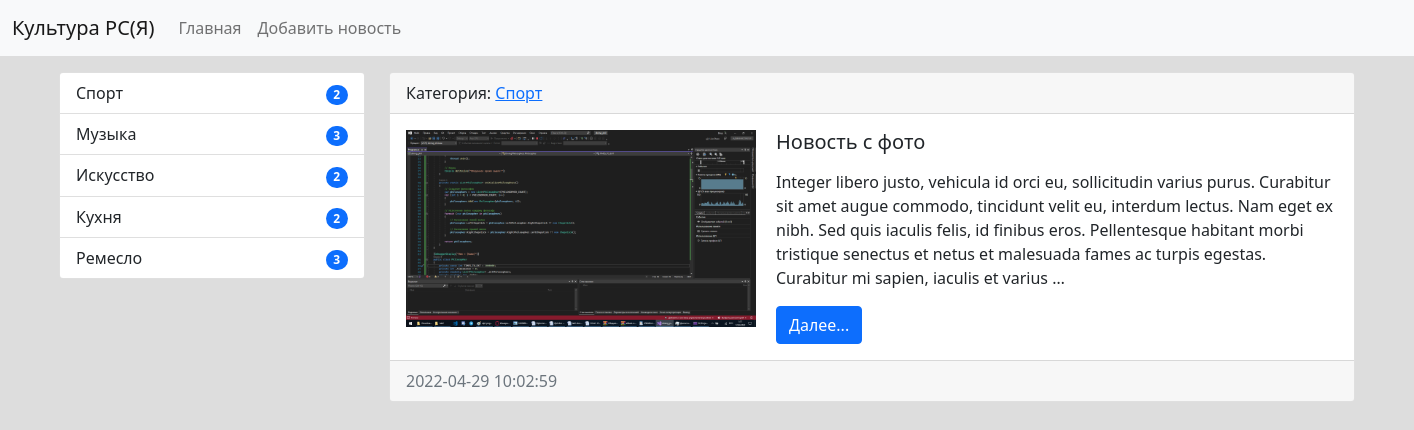
/category/1/, run on an earlier commit of the app's database.
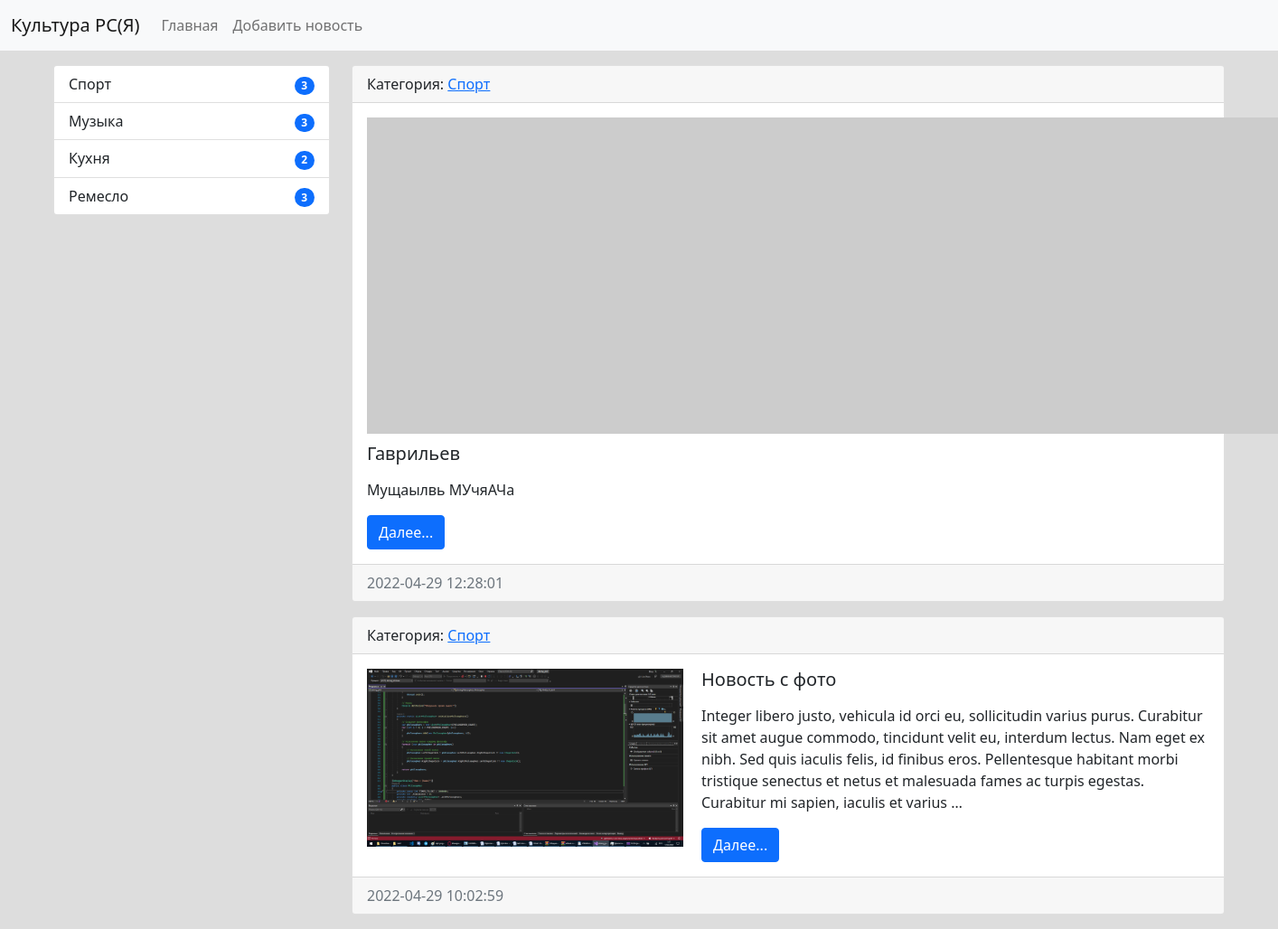
And on a later commit of the database.
### news/models.py (models this page shows, shortened)
class Category(models.Model):
    title = models.CharField(max_length=150, db_index=True, verbose_name='Наименование категории')
    def __str__(self):
        return self.title
    def get_absolute_url(self):
        return reverse('category', kwargs={"category_id": self.pk})
    class Meta:
        verbose_name = 'Категория'
        verbose_name_plural = 'Категории'
        ordering = ['title']

class News(models.Model):
    title = models.CharField(max_length=150, verbose_name='Название')
    content = models.TextField(blank=True, verbose_name='Контент')
    created_at = models.DateTimeField(auto_now_add=True, verbose_name='Дата публикации')
    updated_at = models.DateTimeField(auto_now=True, verbose_name='Обновлено')
    photo = models.ImageField(upload_to='photos/%Y/%m/%d/', verbose_name='Фото', blank=True)
    is_published = models.BooleanField(default=True, verbose_name='Опубликовано')
    category = models.ForeignKey('Category', on_delete=models.PROTECT, verbose_name='Категория')
    views = models.IntegerField(default=0)
    def get_absolute_url(self):
        return reverse('view_news', kwargs={"pk": self.pk})
    class Meta:
        verbose_name = 'Новость'
        verbose_name_plural = 'Новости'
        ordering = ['-created_at']

### news/views.py (the view)
# urls.py: path('category/<int:category_id>/', NewsByCategory.as_view(), name='category'),
class NewsByCategory(ListView):
    model = News
    template_name = 'news/home_news_list.html'
    context_object_name = 'news'
    allow_empty = True
    def get_context_data(self, *, object_list=None, **kwargs):
        context = super().get_context_data(**kwargs)
        context['title'] = Category.objects.get(pk=self.kwargs['category_id'])
        return context
    def get_queryset(self):
        return News.objects.filter(category_id=self.kwargs['category_id'], is_published=True).select_related('category')

### news/templatetags/news_tags.py (called while the page is built)
@register.inclusion_tag('news/list_categories.html')
def show_categories(arg1='Hello', arg2='world!'):
    categories = Category.objects.annotate(cnt=Count('news')).filter(cnt__gt=0)
    return {"categories": categories, "arg1": arg1, "arg2": arg2}

### news/templates/news/home_news_list.html (shortened to what this page needs)
{% extends 'base.html' %}
{% block sidebar %}
{% include 'inc/_sidebar.html' %}
{% endblock %}
{% block content %}
  {% for item in news %}
  <div class="card mb-3">
    <div class="card-header">
      Категория: <a href="{{ item.category.get_absolute_url }}">{{ item.category }}</a>
    </div>
    <div class="card-body">
      <div class="media">
        {% if item.photo %}
        <img src="{{ item.photo.url }}" alt="" width="350" class="img-left">
        {% else %}
        <img src="https://picsum.photos/id/1060/350/268/?blur=2" alt="" class="img-left">
        {% endif %}
        <div class="media-body">
          <h5 class="card-title">{{ item.title }}</h5>
          <p class="card-text">{{ item.content|safe|linebreaks|truncatewords:50 }}</p>
          <a href="{{ item.get_absolute_url }}" class="btn btn-primary">Далее...</a>
        </div>
      </div>
    </div>
    <div class="card-footer text-muted">
      {{ item.created_at|date:"Y-m-d H:i:s" }}
    </div>
  </div>
  {% endfor %}
{% endblock %}

### news/templates/news/list_categories.html
  <div class="list-group">
    {% for item in categories %}
    <a href="{{ item.get_absolute_url }}" class="list-group-item list-group-item-action">
        {{ item.title }}
        <div class="float-end">
            <span class="badge bg-primary rounded-pill">
                {{ item.cnt }}
            </span>
        </div>
    </a>
    {% endfor %}
  </div>

What changed in the data, as far as the page shows it:
no longer on this page (row unchanged): Category: title "Искусство", cnt "2"
computed for Category "Спорт": cnt "2" → "3"
added News: category "Спорт", title "Гаврильев", content "Мущаылвь МУчяАЧа", created_at "2022-04-29 12:28:01"
